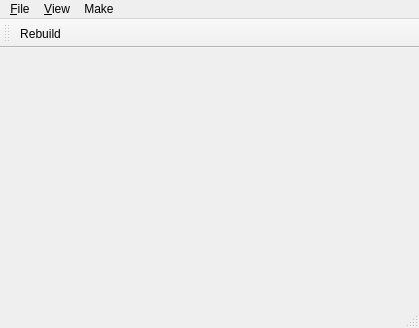
<?xml version="1.0" encoding="UTF-8"?>
<ui version="4.0">
 <class>mainWindow</class>
 <widget class="QMainWindow" name="mainWindow">
  <property name="geometry">
   <rect>
    <x>0</x>
    <y>0</y>
    <width>419</width>
    <height>328</height>
   </rect>
  </property>
  <property name="windowTitle">
   <string>Newtown</string>
  </property>
  <widget class="QWidget" name="centralWidget">
   <property name="sizePolicy">
    <sizepolicy hsizetype="Preferred" vsizetype="Preferred">
     <horstretch>0</horstretch>
     <verstretch>0</verstretch>
    </sizepolicy>
   </property>
  </widget>
  <widget class="QMenuBar" name="menuBar">
   <property name="geometry">
    <rect>
     <x>0</x>
     <y>0</y>
     <width>419</width>
     <height>18</height>
    </rect>
   </property>
   <widget class="QMenu" name="menuFile">
    <property name="title">
     <string>&amp;File</string>
    </property>
    <addaction name="actionExportStreetMap"/>
    <addaction name="separator"/>
    <addaction name="actionQuit"/>
   </widget>
   <widget class="QMenu" name="menuView">
    <property name="title">
     <string>&amp;View</string>
    </property>
    <widget class="QMenu" name="menuToolbars">
     <property name="title">
      <string>Toolbars</string>
     </property>
     <addaction name="actionViewToolbar_Main"/>
     <addaction name="actionViewToolbar_Tools"/>
    </widget>
    <widget class="QMenu" name="menuFieldVisualization">
     <property name="title">
      <string>Field Visualization</string>
     </property>
     <addaction name="actionViewFieldEnabled"/>
     <addaction name="actionViewFieldContinuous"/>
    </widget>
    <addaction name="actionZoomIn"/>
    <addaction name="actionZoomOut"/>
    <addaction name="actionZoomReset"/>
    <addaction name="separator"/>
    <addaction name="menuToolbars"/>
    <addaction name="actionViewFieldPainter"/>
    <addaction name="separator"/>
    <addaction name="menuFieldVisualization"/>
   </widget>
   <widget class="QMenu" name="menuMake">
    <property name="title">
     <string>Make</string>
    </property>
    <addaction name="actionBuild"/>
    <addaction name="actionRebuild"/>
    <addaction name="actionClear"/>
    <addaction name="separator"/>
    <addaction name="actionSubregions"/>
    <addaction name="separator"/>
    <addaction name="actionBuildComplete"/>
   </widget>
   <addaction name="menuFile"/>
   <addaction name="menuView"/>
   <addaction name="menuMake"/>
  </widget>
  <widget class="QToolBar" name="mainToolBar">
   <property name="windowTitle">
    <string>Main</string>
   </property>
   <attribute name="toolBarArea">
    <enum>TopToolBarArea</enum>
   </attribute>
   <attribute name="toolBarBreak">
    <bool>false</bool>
   </attribute>
   <addaction name="actionRebuild"/>
  </widget>
  <widget class="QStatusBar" name="statusBar"/>
  <action name="actionQuit">
   <property name="text">
    <string>Quit</string>
   </property>
   <property name="shortcut">
    <string>Ctrl+Q</string>
   </property>
  </action>
  <action name="actionStart">
   <property name="text">
    <string>Start</string>
   </property>
   <property name="shortcut">
    <string>Ctrl+R</string>
   </property>
  </action>
  <action name="actionStop">
   <property name="text">
    <string>Stop</string>
   </property>
   <property name="shortcut">
    <string>Ctrl+Shift+R</string>
   </property>
  </action>
  <action name="actionZoomIn">
   <property name="text">
    <string>Zoom In</string>
   </property>
   <property name="shortcut">
    <string>Ctrl++</string>
   </property>
  </action>
  <action name="actionZoomOut">
   <property name="text">
    <string>Zoom Out</string>
   </property>
   <property name="shortcut">
    <string>Ctrl+-</string>
   </property>
  </action>
  <action name="actionZoomReset">
   <property name="text">
    <string>Zoom Reset</string>
   </property>
  </action>
  <action name="actionViewToolbar_Main">
   <property name="checkable">
    <bool>true</bool>
   </property>
   <property name="checked">
    <bool>true</bool>
   </property>
   <property name="text">
    <string>Main</string>
   </property>
  </action>
  <action name="actionViewFieldPainter">
   <property name="checkable">
    <bool>true</bool>
   </property>
   <property name="checked">
    <bool>false</bool>
   </property>
   <property name="text">
    <string>Field Painter</string>
   </property>
  </action>
  <action name="actionViewToolbar_Tools">
   <property name="checkable">
    <bool>true</bool>
   </property>
   <property name="checked">
    <bool>true</bool>
   </property>
   <property name="text">
    <string>Tools</string>
   </property>
  </action>
  <action name="actionExportStreetMap">
   <property name="text">
    <string>Export Street Map</string>
   </property>
  </action>
  <action name="actionBuildComplete">
   <property name="text">
    <string>Build Complete</string>
   </property>
  </action>
  <action name="actionBuild">
   <property name="text">
    <string>Build</string>
   </property>
  </action>
  <action name="actionRebuild">
   <property name="text">
    <string>Rebuild</string>
   </property>
  </action>
  <action name="actionClear">
   <property name="text">
    <string>Clear All</string>
   </property>
  </action>
  <action name="actionSubregions">
   <property name="text">
    <string>Subregions</string>
   </property>
  </action>
  <action name="actionViewFieldContinuous">
   <property name="checkable">
    <bool>true</bool>
   </property>
   <property name="text">
    <string>Continuous</string>
   </property>
  </action>
  <action name="actionViewFieldEnabled">
   <property name="checkable">
    <bool>true</bool>
   </property>
   <property name="checked">
    <bool>true</bool>
   </property>
   <property name="text">
    <string>Enabled</string>
   </property>
  </action>
 </widget>
 <layoutdefault spacing="6" margin="11"/>
 <resources/>
 <connections/>
</ui>
